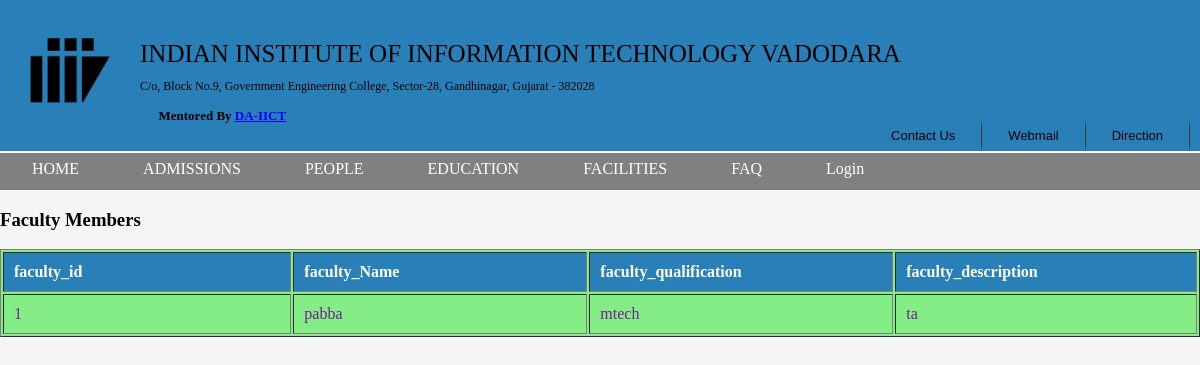
The page /current_status1.php on the database its author committed.
### tables this page shows
CREATE TABLE IF NOT EXISTS `staff` (
  `id` int(10) NOT NULL AUTO_INCREMENT,
  `name` varchar(50) NOT NULL,
  `qualification` varchar(60) NOT NULL,
  `description` varchar(60) NOT NULL,
  PRIMARY KEY (`id`)
);

### current_status1.php (the view, shortened to what this page needs)
<?php
		$dbhost ="localhost";
		$dbuser ="root";
		$dbpass = "iasofficer@1";
		$dbname ="project";
		$connection =mysqli_connect($dbhost,$dbuser,$dbpass,$dbname);
	?>
<!DOCTYPE html>
<html lang="en">
  <head>
	<link href="css/style.css" style="type/css" rel="stylesheet">
  </head>
  <body >
      <div id="container">
      <header>
            <div class="logo">
                <a href="https://en.wikipedia.org/wiki/Indian_Institute_of_Information_Technology,_Vadodara" title="IIITV-logo"target="_blank"><img src="image/111.png" width="80" height="80"></a>
            </div>
<div class="name">
                <span id="site-name"> <a href="#" title="IIIT-Vadodara"> INDIAN INSTITUTE OF INFORMATION TECHNOLOGY
                    VADODARA </a ></span><br>
                <span class="address"> C/o, Block No.9, Government Engineering College, Sector-28, Gandhinagar, Gujarat - 382028
           </span><br>
        <table>
<tr>
<td width="960px" align="center" style="font-size:13px;">&nbsp;<b>
Mentored By <a href="http://www.daiict.ac.in/daiict/index.html" title="DA-IICT"target="_blank" style="font-size:13px;"><u>DA-IICT</u></a></b>
</tr>
</table>
<div class="topbar">
                <ul class="topline">
                    <li><a href="contactus.html" title="Contact Us" target="_blank">Contact Us </a></li>
                    <li><a href="https://accounts.google.com/ServiceLogin?hl=en&passive=true&continue=https://www.google.co.in/%3Fgws_rd%3Dssl#identifier" target="_blank" title="email Us">Webmail </a></li>
                    <li class="last"><a href="https://www.google.com/maps/d/u/0/viewer?mid=z9_cN3Da9QvA.kqu7Eeg9LOsk
"    title="Direction to Campus" target="_blank">Direction </a></li>
                </ul>
            </div>
      </header>
      <nav class="cf">
          <ul class="topmenu">
			<li><a href="rk.html" title="Homepage">HOME</a>
              </li>
                <li><a href="admissions.html" title="JOIN US" >ADMISSIONS</a>
              </li>
					 <li class="dir"><a href="current_status1.php" title="People">PEOPLE</a>
              </li>
                    <li class="expanded active-trail"><a href="education.html" title="EDUCATION" class="active">EDUCATION</a>
             </li>
    <li class="expanded active-trail"><a href="facilities.html" title="Facilities">FACILITIES</a>
					</li>
              <li><a href="faq.html" title="Frequently asked questions about IIIT-Vadodara">FAQ</a></li>
					 <li><a href="login.php" title="Login">Login</a>
              </li>
                  </ul>
      </nav>
<h3 >Faculty Members</h3>
       <?php
	   $query="SELECT * FROM staff ";
	    $result=mysqli_query($connection,$query);
      ?>
      <table border="1" style= "background-color: #84ed86; color: #761a9b; margin: 0 auto;" >
      <thead>
        <tr>
          <th>faculty_id</th>
          <th>faculty_Name</th>
          <th>faculty_qualification</th>
          <th>faculty_description</th>
        </tr>
      </thead>
      <tbody>
        <?php
          while($row = mysqli_fetch_assoc($result) ){
            echo
                "<tr>
              <td>{$row ["id"]}</td>
              <td>{$row ["name"]}</td>
              <td>{$row ["qualification"]}</td>
              <td>{$row ["description"]}</td>
            </tr>\n";
          }
    ?>
	</body>

### css/style.css (style rules this page uses)
body { font-family: verdana, arial sans-serif; background-color: #F5F5F5; margin: 0; }
#container { margin: auto; width: 1200px ; position: relative; }
header { padding-bottom: 15px;; background:#2980b9; }
#site-name a:link, #site-name a:visited { color: black; text-decoration:none; }
.logo { padding: 30px; float:left; }
.name { margin: 0; padding-top: 40px; padding-left: 30px; font-size: 25px; }
.address { font-size: 12px; font-family: verdana, arial sans-serif; }
.topbar { margin-top:-15px; overflow: hidden; float: right; padding-top: 2px; padding-right:10px; }
.topline { float: right; list-style: none; display: inline; font-size: 13px; }
ul.topline li { display: inline; background: #2980b9; border-right: 1px solid #3B3B3B; padding: 0 0px 0 0px; }
ul.topline li a { color: black; background: #2980b9; text-decoration: none; font-family: sans-serif; }
div { display: block; }
nav { margin-top:2px; background: #808080; height: 2.3em; color:; }
ul, li { margin: 0; padding: 0; list-style: none; float: left; }
ul { height: 2em; width: 100%; }
li { position: relative; }
ul li a { display: block; line-height: 2em; padding: 0em 2em 0em 2em; color: white; text-decoration: none; }
th,td { width: 320px; text-align:left; padding:10px; }
th { margin-top:10px; background-color:#2980B9; color:white; }
img { border-radius: .3em .3em .3em .3em; }

### rows shown on the page
staff: id "1", name "pabba", qualification "mtech", description "ta"
